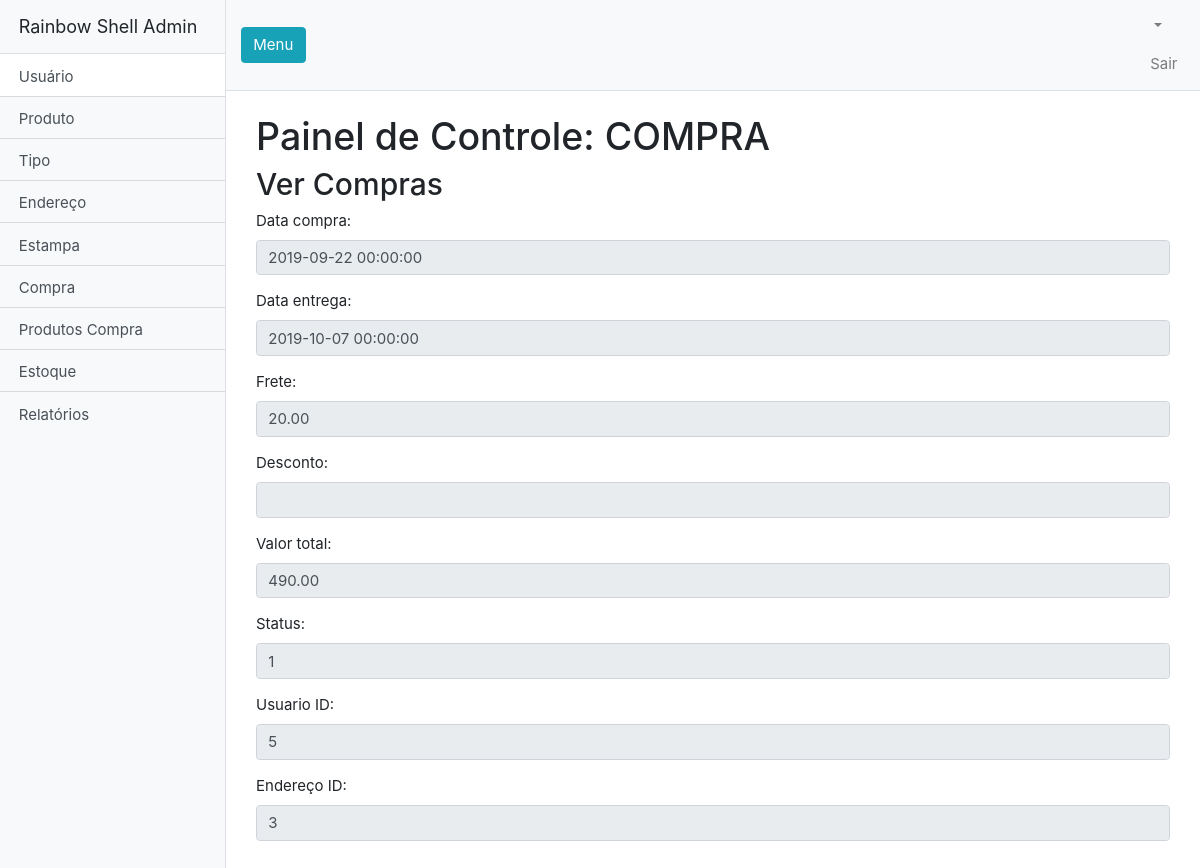
Page /admin/index.php?classe=Compra&acao=read&id_compra=1 on the committed database.
### tables this page shows
CREATE TABLE `tbl_compra` (
  `id_compra` int(11) NOT NULL,
  `data_compra` datetime NOT NULL,
  `data_entrega` datetime NOT NULL,
  `frete` double(9,2) NOT NULL,
  `desconto` double(9,2) DEFAULT NULL,
  `valor_total` double(9,2) NOT NULL,
  `valor_prod_total` double(9,2) NOT NULL,
  `status` varchar(45) NOT NULL DEFAULT '0',
  `compra_id_usuario` int(11) NOT NULL,
  `compra_id_endereco` int(11) NOT NULL
);

### admin/controller/CompraController.php (called while the page is built, shortened)
<?php
require_once 'model/Compra.php';
class CompraController
{
    public function read(){
        $compra = new Compra($_GET['id_compra']);
        $compra->read();
        include 'view/Compra_read.php';
    }
}

### admin/index.php (called while the page is built, shortened)
<?php
$acao = isset($_GET['acao']) ? $_GET['acao'] : 'all';
$app = new $controller();
$app->$acao();

### admin/model/Compra.php (called while the page is built, shortened)
<?php
Class Compra
{
    private $id_compra;
    private $data_compra;
    private $data_entrega;
    private $frete;
    private $desconto;
    private $valor_total;
    private $status;
    private $compra_id_usuario;
    private $compra_id_endereco;
    private $con;
    public function __construct($id_compra=NULL, $data_compra=NULL, $data_entrega=NULL, $frete=NULL,  $desconto=NULL ,  $valor_total=NULL ,  $status=NULL ,  $compra_id_usuario=NULL ,  $compra_id_endereco=NULL)
    {
        $this->id_compra = $id_compra;
        $this->data_compra = $data_compra;
        $this->data_entrega = $data_entrega;
        $this->frete = $frete;
        $this->desconto = $desconto;
        $this->valor_total = $valor_total;
        $this->status = $status;
        $this->compra_id_usuario = $compra_id_usuario;
        $this->compra_id_endereco = $compra_id_endereco;
        $this->con = new PDO(SERVIDOR, USUARIO, SENHA);
    }
    public function read(){
        $sql = $this->con->prepare("SELECT * FROM tbl_compra WHERE id_compra=?");
        $sql->execute( array($this->id_compra) );
        $compra = $sql->fetchObject();
        if ( $compra ){
            $this->id_compra = $compra->id_compra;
            $this->data_compra = $compra->data_compra;
            $this->data_entrega = $compra->data_entrega;
            $this->frete = $compra->frete;
            $this->desconto = $compra->desconto;
            $this->valor_total = $compra->valor_total;
            $this->status = $compra->status;
            $this->compra_id_usuario = $compra->compra_id_usuario;
            $this->compra_id_endereco = $compra->compra_id_endereco;
        }
    }
    public function getData_compra()
    {
        return $this->data_compra;
    }
    public function getData_entrega()
    {
        return $this->data_entrega;
    }
    public function getFrete()
    {
        return $this->frete;
    }
    public function getDesconto()
    {
        return $this->desconto;
    }
    public function getValor_total()
    {
        return $this->valor_total;
    }
    public function getStatus()
    {
        return $this->status;
    }
    public function getCompra_id_usuario()
    {
        return $this->compra_id_usuario;
    }
    public function getCompra_id_endereco()
    {
        return $this->compra_id_endereco;
    }
    }

### admin/view/Compra_read.php (the view, shortened to what this page needs)
<?php include("inc/header.php")?>
      <div class="container-fluid">
		<div class="container">
		<h1 class="mt-4">Painel de Controle: COMPRA</h1>
  <table class="table">
    <h2>Ver Compras</h2>
<div class="form-group">
    <label>Data compra:</label>
    <input type="text" class="form-control" name="datacompra" disabled value="<?=$compra->getData_compra()?>">
</div>
<div class="form-group">
    <label>Data entrega:</label>
    <input type="text" class="form-control" name="dataentrega" disabled value="<?=$compra->getData_entrega()?>">
</div>
<div class="form-group">
    <label>Frete:</label>
    <input type="text" class="form-control" name="frete" disabled value="<?=$compra->getFrete()?>">
</div>
<div class="form-group">
    <label>Desconto:</label>
    <input type="text" class="form-control" name="desconto" disabled value="<?=$compra->getDesconto()?>">
</div>
<div class="form-group">
    <label>Valor total:</label>
    <input type="text" class="form-control" name="valortotal" disabled value="<?=$compra->getValor_total()?>">
</div>
<div class="form-group">
    <label>Status:</label>
    <input type="text" class="form-control" name="status" disabled value="<?=$compra->getStatus()?>">
</div>
<div class="form-group">
    <label>Usuario ID:</label>
    <input type="text" class="form-control" name="usuarioid" disabled value="<?=$compra->getCompra_id_usuario()?>">
</div>
<div class="form-group">
    <label>Endereço ID:</label>
    <input type="number" class="form-control" name="enderecoid" disabled value="<?=$compra->getCompra_id_endereco()?>">
</div>
</body>
</body>
</html>

### admin/scripts/css/ui.css (style rules this page uses)
html { font-size: 15px; }
article:after, .form-group:after { display: block; clear: both; content: ""; }

### admin/css/simple-sidebar.css (style rules this page uses)
body { overflow-x: hidden; }

### rows in the picture
tbl_compra: datacompra "2019-09-22 00:00:00", dataentrega "2019-10-07 00:00:00", frete "20.00", valortotal "490.00", status "1", usuarioid "5", enderecoid "3"
